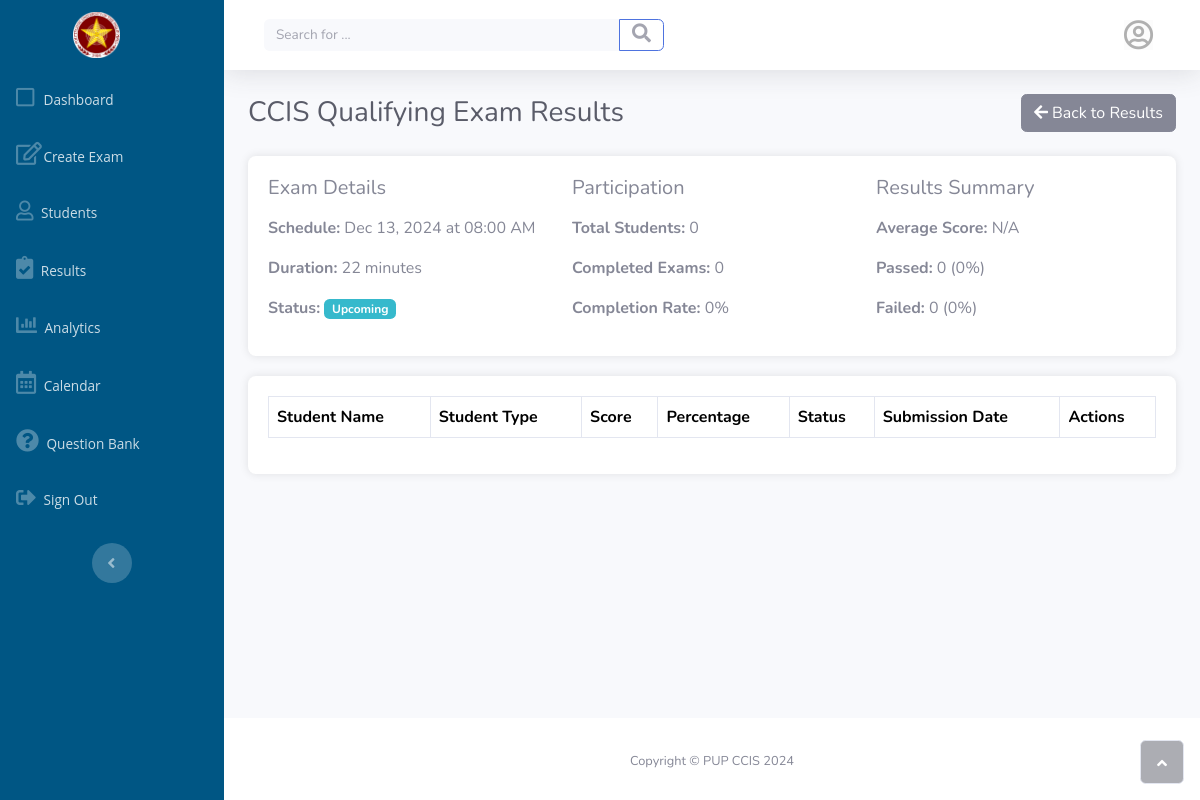
Screenshot of /admin/view_exam_results.php?exam_id=13 (signed in) with the database file from the repository.
### tables this page shows
CREATE TABLE `exams` (
  `exam_id` int NOT NULL,
  `exam_name` varchar(255) NOT NULL,
  `description` text,
  `duration` varchar(50) NOT NULL,
  `status` enum('unscheduled','scheduled','completed') NOT NULL DEFAULT 'unscheduled',
  `created_at` timestamp NULL DEFAULT CURRENT_TIMESTAMP,
  `folder_id` int DEFAULT NULL,
  `student_type` enum('tech','non-tech') DEFAULT NULL,
  `student_year` year DEFAULT NULL,
  `exam_date` date DEFAULT NULL,
  `exam_time` time DEFAULT NULL
);

### admin/view_exam_results.php (the view, shortened to what this page needs)
<?php
require_once '../config/config.php';
$exam_id = isset($_GET['exam_id']) ? (int)$_GET['exam_id'] : 0;
$exam_query = "SELECT e.*,
    COUNT(DISTINCT ea.student_id) as total_students,
    COUNT(DISTINCT er.student_id) as completed_exams,
    SUM(CASE WHEN (er.score / er.total_questions * 100) >= 75 THEN 1 ELSE 0 END) as passed_count,
    ROUND(AVG(er.score / er.total_questions * 100), 2) as average_score,
    CASE
        WHEN e.status = 'scheduled' AND NOW() < CONCAT(e.exam_date, ' ', e.exam_time) THEN 'upcoming'
        WHEN e.status = 'scheduled' AND NOW() > DATE_ADD(CONCAT(e.exam_date, ' ', e.exam_time), INTERVAL e.duration MINUTE) THEN 'completed'
        WHEN e.status = 'scheduled' THEN 'in_progress'
        ELSE e.status
    END as current_status
    FROM exams e
    LEFT JOIN exam_assignments ea ON e.exam_id = ea.exam_id
    LEFT JOIN exam_results er ON e.exam_id = er.exam_id
    WHERE e.exam_id = ?
    GROUP BY e.exam_id";
$stmt = $conn->prepare($exam_query);
$stmt->bind_param("i", $exam_id);
$stmt->execute();
$exam = $stmt->get_result()->fetch_assoc();
function formatSchedule($date, $time) {
    return date('M d, Y', strtotime($date)) . ' at ' . date('h:i A', strtotime($time));
}
?>
<!DOCTYPE html>
<html lang="en">
<head>
    <link rel="stylesheet" href="assets/bootstrap/css/bootstrap.min.css">
    <link rel="stylesheet" href="assets/fonts/fontawesome-all.min.css">
    <link rel="stylesheet" href="assets/css/styles.min.css">
</head>
<body id="page-top">
    <div id="wrapper">
        <?php include 'sidebar.php'; ?>
        <div id="content-wrapper" class="d-flex flex-column">
            <div id="content">
                <?php include 'topbar.php'; ?>
                <div class="container-fluid">
                    <div class="d-flex justify-content-between align-items-center mb-4">
                        <h1 class="h3 mb-0 text-gray-800">
                            <?php echo htmlspecialchars($exam['exam_name']); ?> Results
                        </h1>
                        <a href="result.php" class="btn btn-secondary">
                            <i class="fas fa-arrow-left"></i> Back to Results
                        </a>
                    </div>
                    <div class="exam-info">
                        <div class="row">
                            <div class="col-md-4">
                                <h5 class="mb-3">Exam Details</h5>
                                <p><strong>Schedule:</strong> <?php echo formatSchedule($exam['exam_date'], $exam['exam_time']); ?></p>
                                <p><strong>Duration:</strong> <?php echo $exam['duration']; ?> minutes</p>
                                <p><strong>Status:</strong>
                                    <?php
                                    $statusClass = '';
                                    $statusText = '';
                                    switch($exam['current_status']) {
                                        case 'upcoming':
                                            $statusClass = 'info';
                                            $statusText = 'Upcoming';
                                            break;
                                    }
                                    ?>
                                    <span class="badge bg-<?php echo $statusClass; ?>">
                                        <?php echo $statusText; ?>
                                    </span>
                                </p>
                            </div>
                            <div class="col-md-4">
                                <h5 class="mb-3">Participation</h5>
                                <p><strong>Total Students:</strong> <?php echo $exam['total_students']; ?></p>
                                <p><strong>Completed Exams:</strong> <?php echo $exam['completed_exams']; ?></p>
                                <p><strong>Completion Rate:</strong>
                                    <?php
                                    echo $exam['total_students'] > 0
                                        ? round(($exam['completed_exams'] / $exam['total_students']) * 100, 1) . '%'
                                        : '0%';
                                    ?>
                                </p>
                            </div>
                            <div class="col-md-4">
                                <h5 class="mb-3">Results Summary</h5>
                                <p><strong>Average Score:</strong>
                                    <?php echo $exam['average_score'] ? $exam['average_score'] . '%' : 'N/A'; ?>
                                </p>
                                <p><strong>Passed:</strong>
                                    <?php echo $exam['passed_count']; ?>
                                    (<?php echo $exam['completed_exams'] > 0
                                        ? round(($exam['passed_count'] / $exam['completed_exams']) * 100, 1)
                                        : 0; ?>%)
                                </p>
                                <p><strong>Failed:</strong>
                                    <?php echo $exam['completed_exams'] - $exam['passed_count']; ?>
                                    (<?php echo $exam['completed_exams'] > 0
                                        ? round((($exam['completed_exams'] - $exam['passed_count']) / $exam['completed_exams']) * 100, 1)
                                        : 0; ?>%)
                                </p>
                            </div>
                        </div>
                    </div>
                    <div class="results-table">
                        <div class="table-responsive">
                            <table class="table table-bordered" id="resultsTable">
                                <thead>
                                    <tr>
                                        <th>Student Name</th>
                                        <th>Student Type</th>
                                        <th>Score</th>
                                        <th>Percentage</th>
                                        <th>Status</th>
                                        <th>Submission Date</th>
                                        <th>Actions</th>
                                    </tr>
                                </thead>
                            </table>
                        </div>
                    </div>
                </div>
            </div>
            <?php include 'footer.php'; ?>
        </div>
    </div>
</body>
</html>

### admin/view_exam_results.php (style rules this page uses)
.exam-info { background: white; padding: 20px; border-radius: 8px; box-shadow: 0 0 10px rgba(0,0,0,0.1); margin-bottom: 20px; }
.results-table { background: white; padding: 20px; border-radius: 8px; box-shadow: 0 0 10px rgba(0,0,0,0.1); }

### rows the page displays
exams: exam_name "CCIS Qualifying Exam", formatSchedule($exam['exam_date'], $exam['exam_time']) "Dec 13, 2024 at 08:00 AM", duration "22"

### other values shown
$statusText "Upcoming"
$exam['total_students'] "0"
$exam['completed_exams'] "0"
$exam['passed_count'] "0"
$exam['completed_exams'] - $exam['passed_count'] "0"
